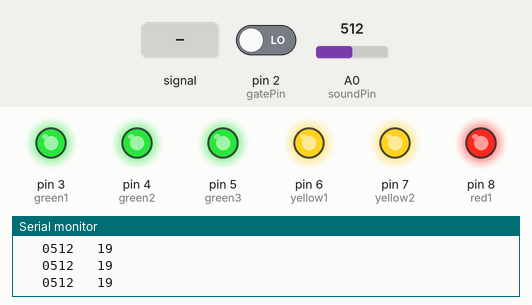
Recording of a sketch running on a simulated Arduino Uno, built with avr-gcc and run on an emulated ATmega328P. Shown: output pins drawn as LEDs (lit = HIGH), the last lines printed to the serial monitor. Dashed ring = blinking. Inputs (shaded band) come from the test bench; at power-on: A0 (soundPin) = 512, pin 2 (gatePin) LOW.

Above: at 1.2 s.
1.3 s: A0 (soundPin) fed a 200 Hz sine of ±460 counts around its level
At 2.36 s:
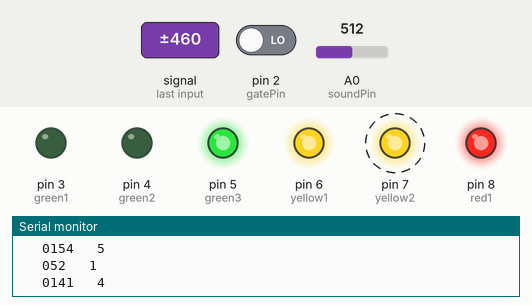
4.3 s: A0 (soundPin) set to 716
At 4.3 s:
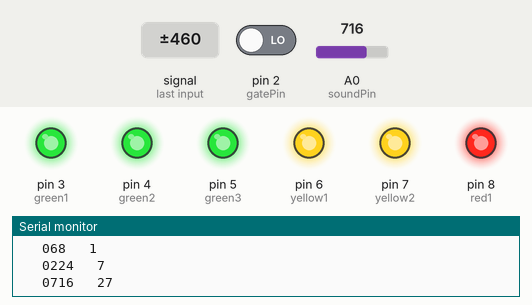
5.8 s: A0 (soundPin) set to 191
7.3 s: A0 (soundPin) set to 159
At 7.9 s:
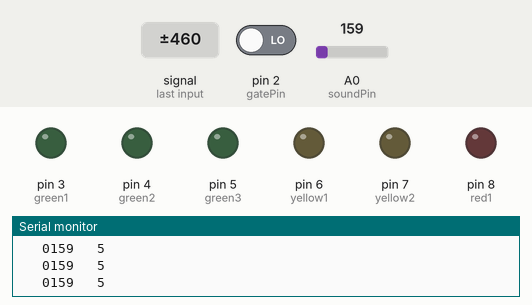
8.8 s: A0 (soundPin) set to 122
At 9.4 s:
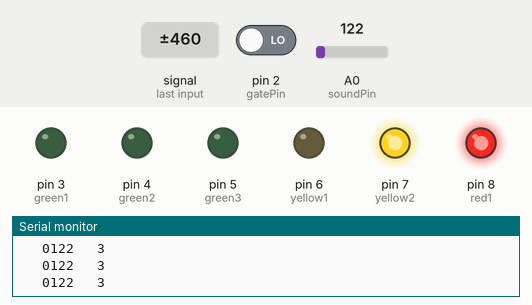
10.3 s: A0 (soundPin) fed a 200 Hz sine of ±81 counts around its level
At 11.46 s:
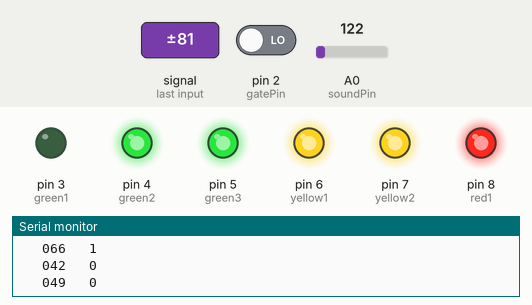
Timing chart, 0 to 14.3 s (numbered marks = the images above; inputs shaded):
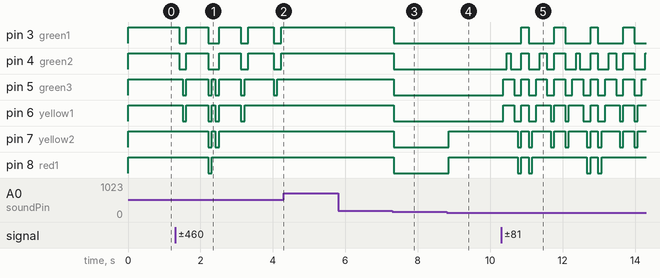

The sketch:

IrritationMeter.ino
```cpp
// Set variable for Envelope pin
const int soundPin = 0;
const int gatePin = 2;

// Ser variables for LEDs
const int green1 = 3;
const int green2 = 4;
const int green3 = 5;
const int yellow1 = 6;
const int yellow2 = 7;
const int red1 = 8;

//variables for storing raw sound and scaled value
int sound;
int scale;
int gate;


void setup() {

 Serial.begin(9600);


// Define pinModes for LEDs
 pinMode(green1, OUTPUT);
 pinMode(green2, OUTPUT);
 pinMode(green3, OUTPUT);
 pinMode(yellow1, OUTPUT);
 pinMode(yellow2, OUTPUT);
 pinMode(red1, OUTPUT);
}


void loop() {
 //read and store the audio from Envelope pin
 sound = analogRead(soundPin);
 gate = digitalRead(gatePin);

 //map sound which in a quiet room a clap is 300
 //from 0 to 6 to be used with switch case
 // map(sound, minsoundlevel, maxsoundlevel, case0, case6)
 scale = map(sound, 25, 175, 0, 6);

// Audio Sensor console readout
 Serial.print(sound);
 Serial.print("   ");
 Serial.println(scale);
 Serial.print("   ");
 Serial.print(gate);

  // switch case on scaled value
  // Highs and Lows are flipped because I'm using a bus to send power to the LEDs.  Low means ON, HIGH means OFF
switch (scale) {
  case 0:
    digitalWrite(green1, LOW);
    digitalWrite(green2, HIGH);
    digitalWrite(green3, HIGH);
    digitalWrite(yellow1, HIGH);
    digitalWrite(yellow2, HIGH);
    digitalWrite(red1, HIGH);
    break;
  case 1:
    digitalWrite(green1, LOW);
    digitalWrite(green2, LOW);
    digitalWrite(green3, HIGH);
    digitalWrite(yellow1, HIGH);
    digitalWrite(yellow2, HIGH);
    digitalWrite(red1, HIGH);
    break;
  case 2:
    digitalWrite(green1, LOW);
    digitalWrite(green2, LOW);
    digitalWrite(green3, LOW);
    digitalWrite(yellow1, HIGH);
    digitalWrite(yellow2, HIGH);
    digitalWrite(red1, HIGH);
    break;
  case 3:
    digitalWrite(green1, LOW);
    digitalWrite(green2, LOW);
    digitalWrite(green3, LOW);
    digitalWrite(yellow1, LOW);
    digitalWrite(yellow2, HIGH);
    digitalWrite(red1, HIGH);
    break;
  case 4:
    digitalWrite(green1, LOW);
    digitalWrite(green2, LOW);
    digitalWrite(green3, LOW);
    digitalWrite(yellow1, LOW);
    digitalWrite(yellow2, LOW);
    digitalWrite(red1, HIGH);
    break;
  case 5:
    digitalWrite(green1, LOW);
    digitalWrite(green2, LOW);
    digitalWrite(green3, LOW);
    digitalWrite(yellow1, LOW);
    digitalWrite(yellow2, LOW);
    digitalWrite(red1, LOW);
    break;
  default:
    digitalWrite(green1, HIGH);
    digitalWrite(green2, HIGH);
    digitalWrite(green3, HIGH);
    digitalWrite(yellow1, HIGH);
    digitalWrite(yellow2, HIGH);
    digitalWrite(red1, HIGH);
    break;
   }

   delay(100);
}
```

Measured:
- the behaviour switches between 175 and 174 on A0 (soundPin) (found by bisection; images 2 and 3)
- after the input at 1.3 s, pin 3 (green1), pin 4 (green2): HIGH → LOW after 0.11 s, → HIGH 0.20 s later, → LOW 0.60 s later, → HIGH 0.30 s later, … (8 changes in this stretch)
- after the input at 4.3 s, pin 3 (green1), pin 4 (green2): stays HIGH (without the input it goes to LOW after 0.63 s)
- after the input at 7.3 s, pin 3 (green1), pin 4 (green2), pin 5 (green3), pin 6 (yellow1), pin 7 (yellow2), pin 8 (red1): HIGH → LOW at once
- after the input at 8.8 s, pin 7 (yellow2), pin 8 (red1): LOW → HIGH after 0.05 s
- after the input at 10.3 s, pin 3 (green1): LOW → HIGH after 0.56 s, → LOW 0.20 s later, → HIGH 0.70 s later, → LOW 0.30 s later, … (8 changes in this stretch); pin 4 (green2): LOW → HIGH after 0.16 s, → LOW 0.10 s later, → HIGH 0.30 s later, → LOW 0.20 s later, … (17 changes in this stretch)
